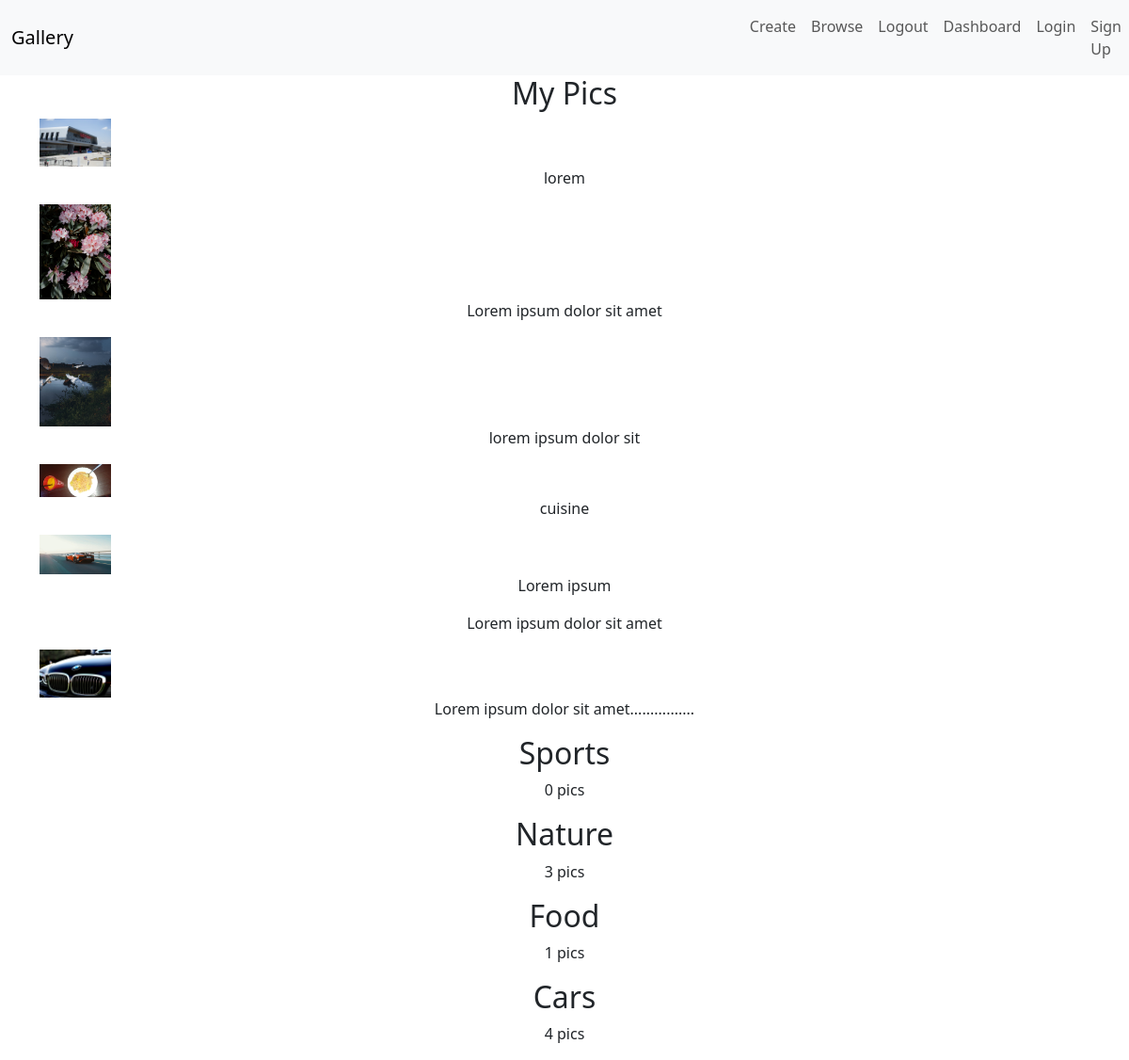
The page /dashboard/index/ (signed in) on the database its author committed.
### photo/models.py (models this page shows, shortened)
class Pic(models.Model):
    category=models.ForeignKey(Category, related_name='pics', on_delete=models.SET_NULL, null=True)
    name=models.CharField(max_length=50)
    description=models.TextField(blank=True, null=True)
    image=models.ImageField(upload_to='image')
    created_by=models.ForeignKey(User,related_name='pics',on_delete=models.CASCADE)
    created_at=models.DateTimeField(auto_now_add=True)
    class Meta:
        ordering=['-name']

class Category(models.Model):
    name=models.CharField(max_length=120)
    class Meta:
        ordering=['-name']
        verbose_name_plural='Categories'

### dash/views.py (the view)
# urls.py: path('index/', index, name='index'),
def index(request):
    categories=Category.objects.all()
    pics=Pic.objects.filter(created_by=request.user)
    return render(request, 'dash/index.html',{'pics':pics,'categories':categories})

### dash/templates/dash/index.html
{% extends 'photo/base.html' %}
{% block  content %}
<h2>My Pics</h2>
{% for pic in pics %}
<img src="{{pic.image.url}}" alt="{{pic.pic.name}}" class="" style="width:100px">
<p>{{pic.description}}</p>
{% endfor %}
{% for category in categories %}
<h2>{{category.name}}</h2>
<p class="">{{category.pics.count}} pics</p>
{% endfor %}
{% endblock %}

### rows shown on the page
Pic: image (picture), description "lorem"
Pic: image (picture), description "Lorem ipsum dolor sit amet"
Pic: image (picture), description "lorem ipsum dolor sit"
Pic: image (picture), description "cuisine"
Pic: image (picture), description "Lorem ipsum"
Pic: description "Lorem ipsum dolor sit amet"
Pic: image (picture), description "Lorem ipsum dolor sit amet................"
Category: name "Sports", pics.count "0"
Category: name "Nature", pics.count "3"
Category: name "Food", pics.count "1"
Category: name "Cars", pics.count "4"
